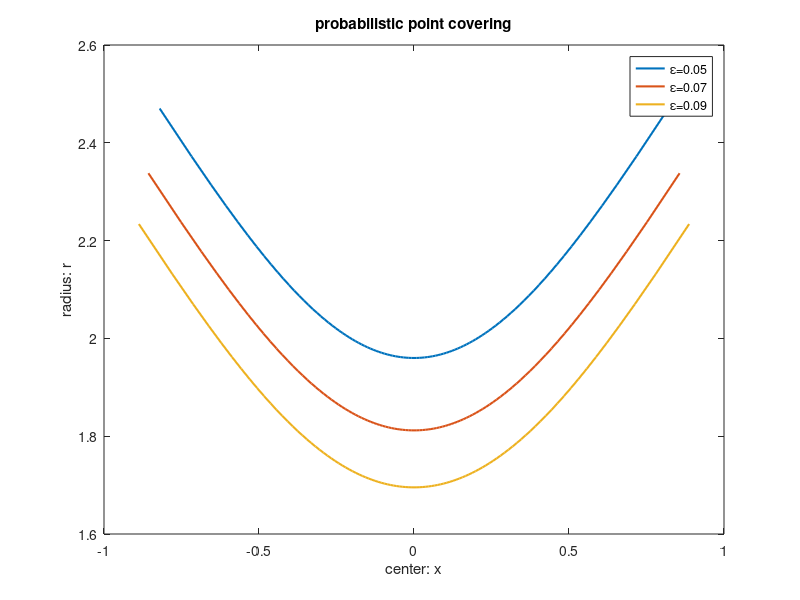

Reproduce this figure in MATLAB.
function ex_1DPC_gaussian()
%EX_1DPC_GAUSSIAN  Examples of 1-dim Probabilistic Point Covering

%   ConvertChanceConstraint (CCC)
%   Copyright (c) 2018-2019
%   by X.Geng
%
%   This file is part of CCC.
%   Covered by the 3-clause BSD License (see LICENSE file for details).
%   See https://github.com/xb00dx/ConvertChanceConstraint-ccc for more info.
%   Last Edited: July.26.2019

%% 1-dim Probabilistic Point Covering
% \min_{x,r} r \\
%       s.t. P( x-r <= \xi <= x+r ) >= 1-epsilon
%            r >= 0
% \xi is from a standard Gaussian distribution N(0,1)
% this code plots the feasible region and optimal solution
dist = makedist('Normal','mu',0,'sigma',1);

%% Plot the true feasible region
% use \rho as a parameter
% x-r = \Phi^{-1}(\rho)
% x+r = \Phi^{-1}(1-\epsilon+\rho)
epsilons = 0.05:0.02:0.1; n_epsilon = length(epsilons);
n_rho = 100;
xs = NaN*ones(n_rho,n_epsilon); rs = NaN*ones(n_rho,n_epsilon);
for i_epsilon = 1:n_epsilon
    epsilon = epsilons(i_epsilon);
    rhos = epsilon*(1:n_rho)/n_rho; 
for i_rho = 1:n_rho
    rho = rhos(i_rho);
    xs(i_rho,i_epsilon) = 0.5* ( icdf(dist,rho) + icdf(dist,1-epsilon+rho) );
    rs(i_rho,i_epsilon) = 0.5* (-icdf(dist,rho) + icdf(dist,1-epsilon+rho) );
end
end

feas_region = figure;
legend_str = {};
for i_epsilon = 1:n_epsilon
    legend_str = [legend_str, ['\epsilon=',num2str(epsilons(i_epsilon))]];
    plot(xs(:,i_epsilon), rs(:,i_epsilon),'LineWidth',1.5), hold on,
end
xlabel('center: x'), ylabel('radius: r'),
legend(legend_str,'Location','best'),
title('probabilistic point covering')
hold off
% print(feas_region,'-depsc','-painters','1d_pointcovering_feasibleregion.eps')
% print(feas_region,'-dsvg','1d_pointcovering_feasibleregion.svg')
% save('1d_pointcovering_feasibleregion.mat','xs','rs','epsilons','rhos');
end